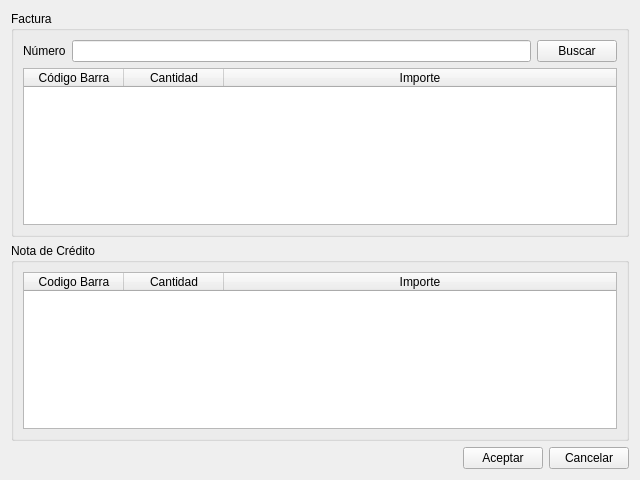
<?xml version="1.0" encoding="UTF-8"?>
<ui version="4.0">
 <class>vtnDevolucionDeCliente</class>
 <widget class="QWidget" name="vtnDevolucionDeCliente">
  <property name="geometry">
   <rect>
    <x>0</x>
    <y>0</y>
    <width>640</width>
    <height>480</height>
   </rect>
  </property>
  <property name="windowTitle">
   <string>Devolución de Cliente</string>
  </property>
  <layout class="QFormLayout" name="formLayout">
   <property name="fieldGrowthPolicy">
    <enum>QFormLayout::AllNonFixedFieldsGrow</enum>
   </property>
   <item row="0" column="0" colspan="2">
    <widget class="QGroupBox" name="gbFactura">
     <property name="title">
      <string>Factura</string>
     </property>
     <layout class="QFormLayout" name="formLayout_3">
      <item row="0" column="0" colspan="2">
       <layout class="QGridLayout" name="gridLayout_2">
        <item row="0" column="1">
         <widget class="QLineEdit" name="lineNumero"/>
        </item>
        <item row="0" column="2">
         <widget class="QPushButton" name="btnBuscar">
          <property name="focusPolicy">
           <enum>Qt::TabFocus</enum>
          </property>
          <property name="text">
           <string>Buscar</string>
          </property>
         </widget>
        </item>
        <item row="1" column="0" colspan="3">
         <widget class="QTableWidget" name="tableFactura">
          <property name="editTriggers">
           <set>QAbstractItemView::NoEditTriggers</set>
          </property>
          <property name="selectionMode">
           <enum>QAbstractItemView::SingleSelection</enum>
          </property>
          <property name="selectionBehavior">
           <enum>QAbstractItemView::SelectRows</enum>
          </property>
          <attribute name="horizontalHeaderStretchLastSection">
           <bool>true</bool>
          </attribute>
          <column>
           <property name="text">
            <string>Código Barra</string>
           </property>
          </column>
          <column>
           <property name="text">
            <string>Cantidad</string>
           </property>
          </column>
          <column>
           <property name="text">
            <string>Importe</string>
           </property>
          </column>
         </widget>
        </item>
        <item row="0" column="0">
         <widget class="QLabel" name="label_2">
          <property name="text">
           <string>Número</string>
          </property>
         </widget>
        </item>
       </layout>
      </item>
     </layout>
    </widget>
   </item>
   <item row="2" column="0" colspan="2">
    <layout class="QHBoxLayout" name="horizontalLayout">
     <item>
      <spacer name="horizontalSpacer">
       <property name="orientation">
        <enum>Qt::Horizontal</enum>
       </property>
       <property name="sizeHint" stdset="0">
        <size>
         <width>40</width>
         <height>20</height>
        </size>
       </property>
      </spacer>
     </item>
     <item>
      <widget class="QPushButton" name="btnAceptar">
       <property name="text">
        <string>Aceptar</string>
       </property>
      </widget>
     </item>
     <item>
      <widget class="QPushButton" name="btnCancelar">
       <property name="text">
        <string>Cancelar</string>
       </property>
      </widget>
     </item>
    </layout>
   </item>
   <item row="1" column="0" colspan="2">
    <widget class="QGroupBox" name="gbNotaCredito">
     <property name="title">
      <string>Nota de Crédito</string>
     </property>
     <layout class="QFormLayout" name="formLayout_2">
      <property name="fieldGrowthPolicy">
       <enum>QFormLayout::AllNonFixedFieldsGrow</enum>
      </property>
      <item row="0" column="0" colspan="2">
       <widget class="QTableWidget" name="tableNC">
        <property name="editTriggers">
         <set>QAbstractItemView::NoEditTriggers</set>
        </property>
        <property name="selectionMode">
         <enum>QAbstractItemView::SingleSelection</enum>
        </property>
        <property name="selectionBehavior">
         <enum>QAbstractItemView::SelectRows</enum>
        </property>
        <attribute name="horizontalHeaderStretchLastSection">
         <bool>true</bool>
        </attribute>
        <column>
         <property name="text">
          <string>Codigo Barra</string>
         </property>
        </column>
        <column>
         <property name="text">
          <string>Cantidad</string>
         </property>
        </column>
        <column>
         <property name="text">
          <string>Importe</string>
         </property>
        </column>
       </widget>
      </item>
     </layout>
    </widget>
   </item>
  </layout>
 </widget>
 <resources/>
 <connections/>
</ui>
